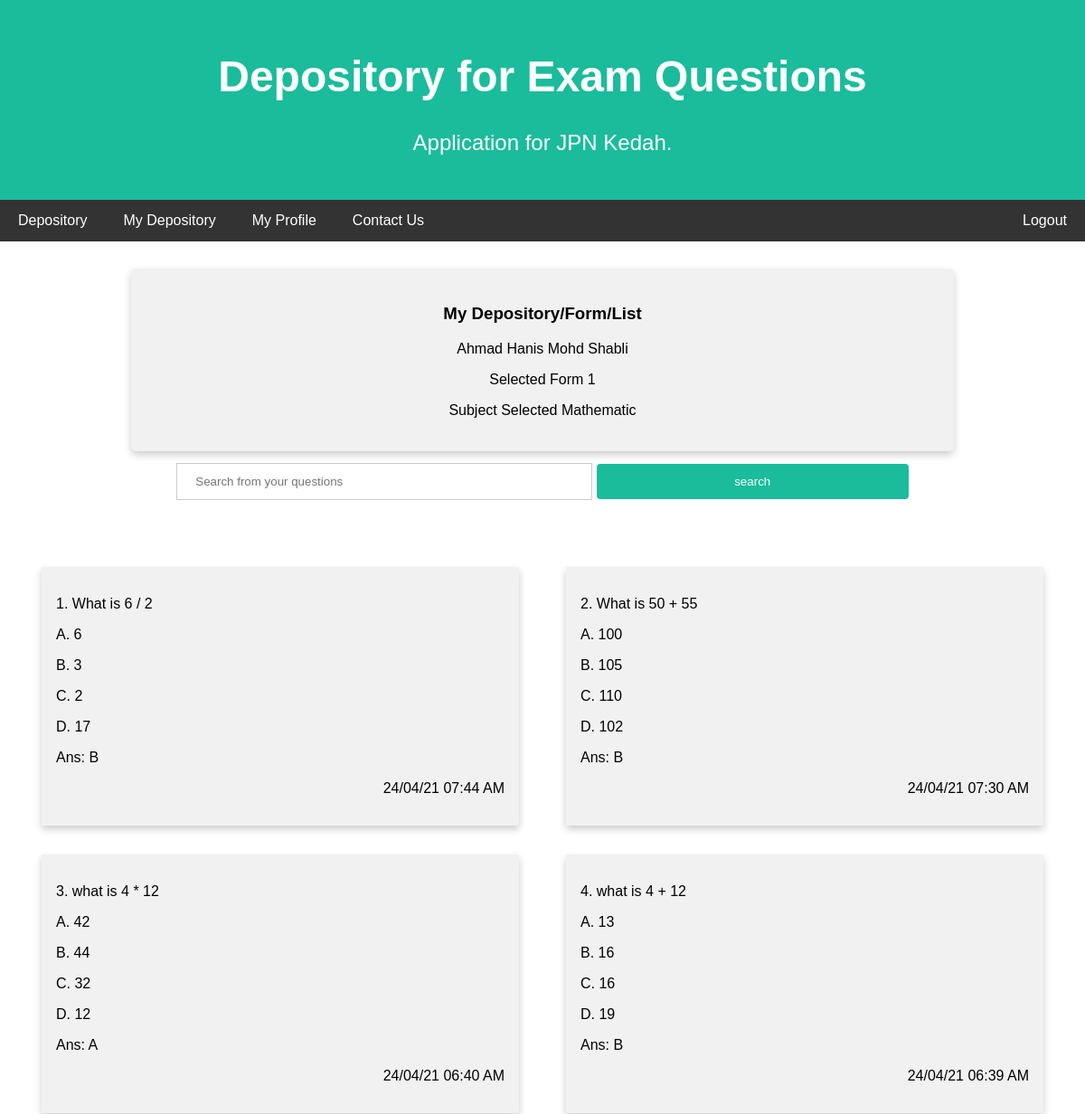
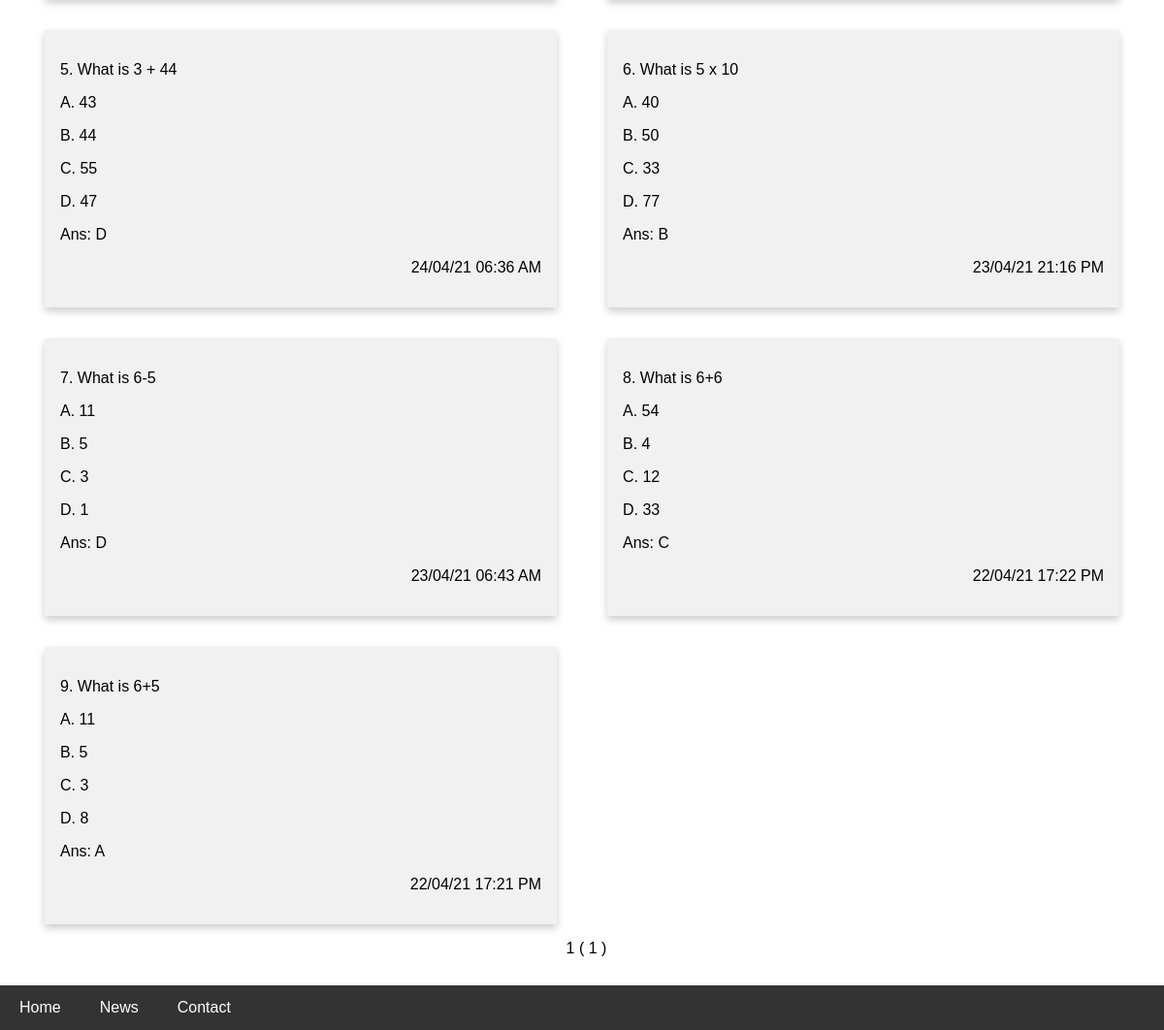
Page /php/questionslist.php?yearform=Form 1&subject=Mathematic&pageno=1 (signed in) on the earlier database version (2 pictures, top to bottom).
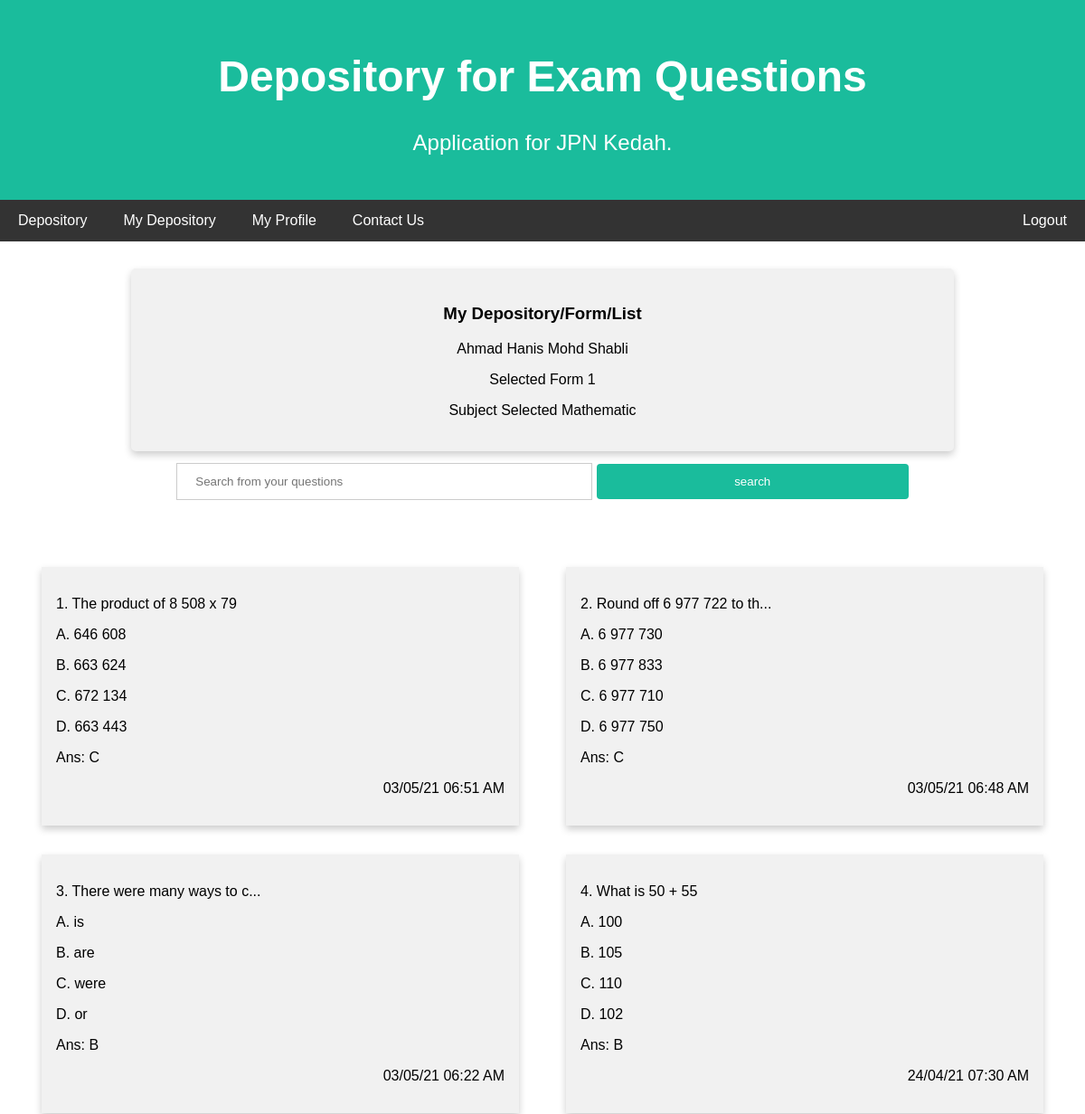
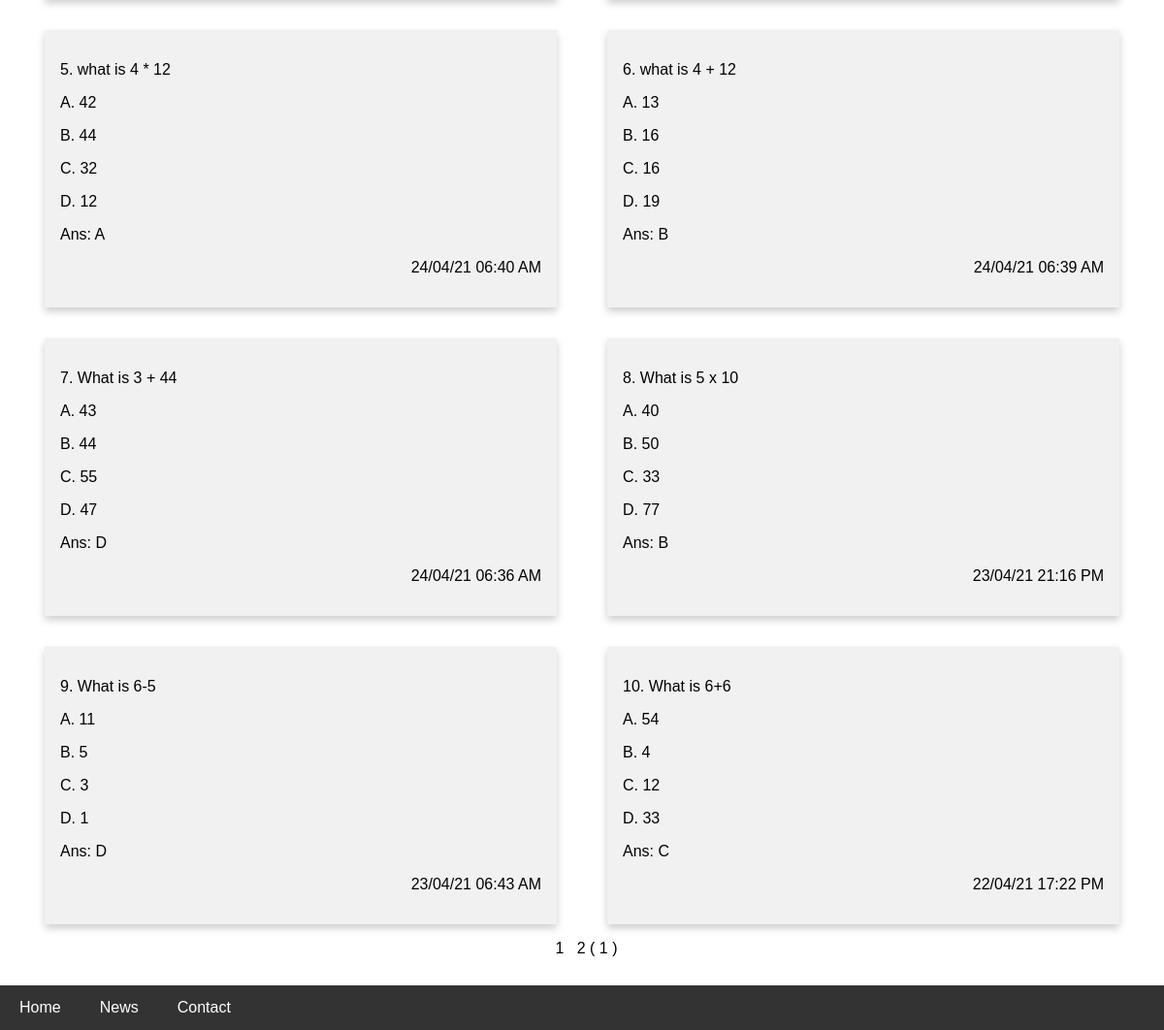
Same page on the later database version (2 pictures, top to bottom).
### tables this page shows
CREATE TABLE `tbl_questions` (
  `q_id` int(6) NOT NULL,
  `form` varchar(6) NOT NULL,
  `subject_name` varchar(30) NOT NULL,
  `user_email` varchar(60) NOT NULL,
  `question` varchar(500) NOT NULL,
  `ans_a` varchar(200) NOT NULL,
  `ans_b` varchar(200) NOT NULL,
  `ans_c` varchar(200) NOT NULL,
  `ans_d` varchar(200) NOT NULL,
  `ans` varchar(1) NOT NULL,
  `date_created` datetime(6) NOT NULL DEFAULT current_timestamp(6)
);

### php/questionslist.php (the view, shortened to what this page needs)
<?php
include_once("dbconnect.php");
if ($_SESSION["session_id"]) {
    $name = $_SESSION["name"];
    $yearform = $_GET['yearform'];
    $subject = $_GET['subject'];
    $pageno = (int)$_GET['pageno'];
    $results_per_page = 10;
    $page_first_result = ($pageno - 1) * $results_per_page;
    if (isset($_GET['button'])) {
        $searchkey = addslashes($_GET['search']);
        $sqllistquestions = "SELECT * FROM tbl_questions WHERE form = '$yearform' AND subject_name = '$subject' AND question LIKE '%$searchkey%' ORDER BY date_created DESC";
    } else {
        $sqllistquestions = "SELECT * FROM tbl_questions WHERE form = '$yearform' AND subject_name = '$subject' ORDER BY date_created DESC";
    }
    $stmt = $conn->prepare($sqllistquestions);
    $stmt->execute();
    $rows = $stmt->fetchAll();
    $number_of_result = $stmt->rowCount();
    $number_of_page = ceil($number_of_result / $results_per_page);
    $sqllistquestionswithlimit = $sqllistquestions . " LIMIT $page_first_result , $results_per_page";
    $stmt = $conn->prepare($sqllistquestionswithlimit);
    $stmt->execute();
    $rows = $stmt->fetchAll();
} else {
    echo "<script> alert('Session not available. Please login')</script>";
    echo "<script> window.location.replace('../html/login.html')</script>";
}
function limitStr($str)
{
    if (strlen($str) > 30) {
        return $str = substr($str, 0, 25) . '...';
    } else {
        return $str;
    }
}
?>
<!DOCTYPE html>
<html>
<head>
    <link rel="stylesheet" href="../css/style.css">
    <link rel="stylesheet" href="https://cdnjs.cloudflare.com/ajax/libs/font-awesome/4.7.0/css/font-awesome.min.css">
</head>
<body>
    <div class="header">
        <h1>Depository for Exam Questions</h1>
        <p>Application for JPN Kedah.</p>
    </div>
    <div class="topnavbar" id="myTopnav">
        <a href="depository.php">Depository</a>
        <a href="mydepository.php">My Depository</a>
        <a href="#">My Profile</a>
        <a href="#">Contact Us</a>
        <a href="../html/login.html" onclick="logout()" class="right">Logout</a>
    </div>
    <div class="main">
        <div class="row-single">
            <div class="card-header" type="submit">
                <h3>My Depository/Form/List</h3>
                <p><?php echo $name ?></p>
                <?php
                echo "<p> Selected " . $yearform . "</p>";
                ?>
                <?php
                echo "<p>Subject Selected " . $subject . "</p>";
                ?>
            </div>
        </div>
        <form action="questionslist.php" align="center">
            <input type="search" id="idsearch" name="search" placeholder="Search from your questions" />
            <button type="submit" name="button" value="search">search</button>
        </form>
    </div>
    <div class="main" style="overflow-x:auto">
        <?php
        $num = 1;
        echo "<div class='row-question'>";
        foreach ($rows as $question) {
            echo "<div class='column-question'>";
            echo " <div class='card-question'>";
            echo "<p align='left'>" . $num++ . ". " . limitStr($question['question']) . "</p>";
            echo "<p align='left'>A.  " . ($question['ans_a']) . "</p>";
            echo "<p align='left'>B.  " . ($question['ans_b']) . "</p>";
            echo "<p align='left'>C.  " . ($question['ans_c']) . "</p>";
            echo "<p align='left'>D.  " . ($question['ans_d']) . "</p>";
            echo "<p align='left'>Ans:  " . ($question['ans']) . "</p>";
            echo "<p align='right'>" . date_format(date_create($question['date_created']), 'd/m/y H:i A') . "</p>";
            echo "</div>";
            echo "</div>";
        }
        echo "</div>";
        echo "<div class='row-pages'>";
        echo "<center>";
        for ($page = 1; $page <= $number_of_page; $page++) {
            echo '<a href = "questionslist.php?pageno=' . $page . '&yearform=' . $yearform . '&subject=' . $subject . '">&nbsp&nbsp' . $page . ' </a>';
        }
        echo " ( " . $pageno . " )";
        echo "</center>";
        echo "</div>";
        ?>
    </div>
    <div class="bottomnavbar">
        <a href="../index.html">Home</a>
        <a href="#news">News</a>
        <a href="#contact">Contact</a>
    </div>
</body>
</html>

### css/style.css (style rules this page uses)
* { box-sizing: border-box; }
body { font-family: Arial, Helvetica, sans-serif; margin-top: 0; margin-left: 0; margin-right: 0; margin-bottom: 50px; align-items: center; }
.header { padding: 25px; text-align: center; background: #1abc9c; color: white; }
.topnavbar { overflow: hidden; background-color: #333; width: 100%; }
.topnavbar a { float: left; display: block; color: white; text-align: center; padding: 14px 20px; text-decoration: none; }
.topnavbar a.right { float: right; }
.bottomnavbar { overflow: hidden; background-color: #333; width: 100%; position: fixed; bottom: 0; width: 100%; }
.bottomnavbar a { float: left; display: block; color: white; text-align: center; padding: 14px 20px; text-decoration: none; }
.main { -ms-flex: 100%; flex: 100%; background-color: rgb(255, 255, 255); padding: 25px; text-align: center; }
.column-question { float: left; width: 50%; padding: 0 10px; }
.row-question { margin: 0 -5px; }
.row-question:after { content: ""; display: table; clear: both; }
.card-question { box-shadow: 0 4px 8px 0 rgba(0, 0, 0, 0.2); padding: 16px; text-align: center; background-color: #f1f1f1; margin: 16px; }
a { text-decoration: none; color: black; }
@media screen and (min-width: 601px) { .header h1 { font-size: 4vw; } }
@media screen and (min-width: 601px) { .header p { font-size: 2vw; } }
@media screen and (min-width: 601px) { .main { padding: 20px; width: 100%; } }
@media screen and (min-width: 601px) { input[type=search] { width: 40%; } }
@media screen and (min-width: 601px) { button[type=submit] { width: 30%; } }
@media screen and (min-width: 601px) { .row-single { width: 80%; } }
@media screen and (min-width: 601px) { .main { -ms-flex: 100%; flex: 100%; background-color: rgb(255, 255, 255); padding: 25px; text-align: center; } }
button[type=submit] { background-color: #1abc9c; color: white; padding: 12px 20px; border: none; border-radius: 4px; cursor: pointer; }
input[type=search] { padding: 12px 20px; margin: 8px 0; display: inline-block; border: 1px solid #ccc; box-sizing: border-box; }
.row-single:after { content: ""; display: table; clear: both; }
.row-single { padding: 5px; text-align: center; display: inline-block; }
.card-header { box-shadow: 0 4px 8px 0 rgba(0, 0, 0, 0.2); padding: 20px; text-align: center; background-color: #f1f1f1; transition: 0.3s; border-radius: 5px; }

Differences in the rows shown:
removed tbl_questions: question "What is 6 / 2", ans_a "6", ans_b "3", ans_c "2", ans_d "17", ans "B", date_created "24/04/21 07:44 AM"
no longer on this page (row unchanged): tbl_questions: question "What is 6+5", ans_a "11", ans_b "5", ans_c "3", ans_d "8", ans "A", date_created "22/04/21 17:21 PM"
added tbl_questions: question "The product of 8 508 x 79", ans_a "646 608", ans_b "663 624", ans_c "672 134", ans_d "663 443", ans "C", date_created "03/05/21 06:51 AM"
added tbl_questions: question "Round off 6 977 722 to th...", ans_a "6 977 730", ans_b "6 977 833", ans_c "6 977 710", ans_d "6 977 750", ans "C", date_created "03/05/21 06:48 AM"
added tbl_questions: question "There were many ways to c...", ans_a "is", ans_b "are", ans_c "were", ans_d "or", ans "B", date_created "03/05/21 06:22 AM"
Other differences:
new list line: "2"
